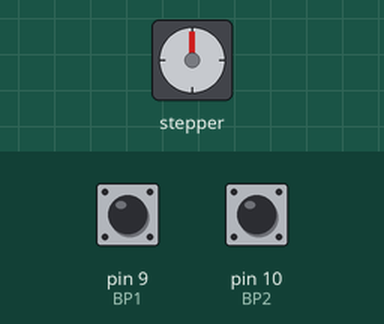
Bench run of a sketch on a simulated Arduino Uno, built with avr-gcc and run on an emulated ATmega328P. Shown: stepper motor. The inputs (shaded band) are chosen by the test bench; at power-on: pin 9 (BP1) HIGH, pin 10 (BP2) HIGH. Stepper angles assume 4 steps per turn; what the sketch prints to the serial monitor is not drawn.

Above: at 1.2 s.
1.3 s: pin 9 (BP1) pulled LOW for 1 s
At 1.76 s:
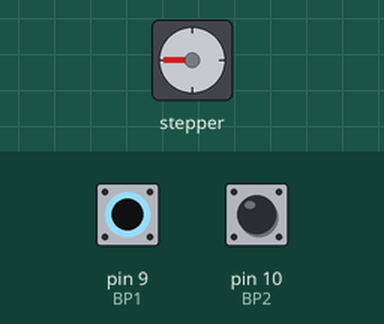
3.8 s: pin 10 (BP2) pulled LOW for 3.2 s
At 4.26 s:
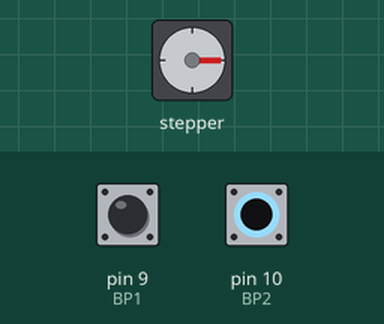
8.5 s: pin 9 (BP1) pulled LOW for 0.15 s
At 9.8 s:
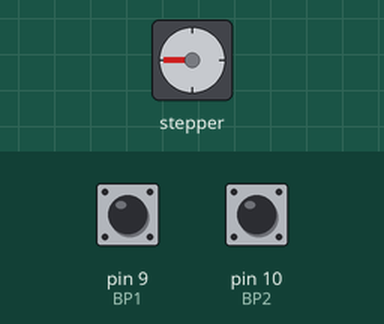
10.1 s: pin 10 (BP2) pulled LOW for 0.15 s
At 11.2 s:
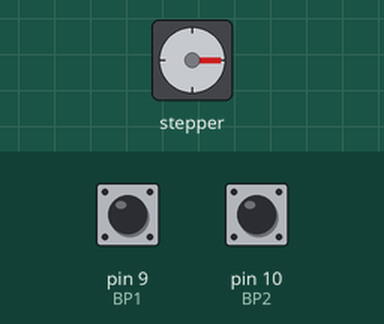
Timing chart, 0 to 12.7 s (numbered marks = the images above; inputs shaded):
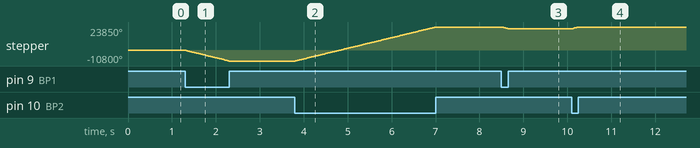

The sketch:

sketch_jan21a.ino
```cpp
// #include <AccelStepper.h>
#include <Stepper.h>

#define IN1 2
#define IN2 3
#define IN3 4
#define IN4 5
#define BP1 9
#define BP2 10
#define FULLSTEP 4
#define STEP_PER_REVOLUTION 2048

// AccelStepper stepper(FULLSTEP, IN1, IN2, IN3, IN4);
Stepper stepper(FULLSTEP, IN1, IN3, IN2, IN4);

void setup() {
  pinMode(BP1, INPUT_PULLUP);
  pinMode(BP2, INPUT_PULLUP);
  Serial.begin(9600);
  // stepper.setMaxSpeed(10000.0);
  // stepper.setAcceleration(5000);
  stepper.setSpeed(5000);
  // stepper.setCurrentPosition(0);
  // stepper.moveTo(STEP_PER_REVOLUTION);
}

void loop() {
  if (digitalRead(BP1) && !digitalRead(BP2)) stepper.step(1);
  else if (digitalRead(BP2) && !digitalRead(BP1)) stepper.step(-1);
  else stepper.step(0);

  Serial.print(digitalRead(BP1));
  Serial.println();
  Serial.println(digitalRead(BP2));
  Serial.println();

  // Serial.print(F("Current Position: "));
  // Serial.println(stepper.currentPosition());
}
```

Measured:
- after the input at 1.3 s, stepper: turns 10800° counter-clockwise in 0.99 s, starting at once
- after the input at 3.8 s, stepper: turns 34650° clockwise in 3.2 s, starting at once
- after the input at 8.5 s, stepper: turns 1620° counter-clockwise in 0.14 s, starting at once
- after the input at 10.1 s, stepper: turns 1620° clockwise in 0.14 s, starting at once
